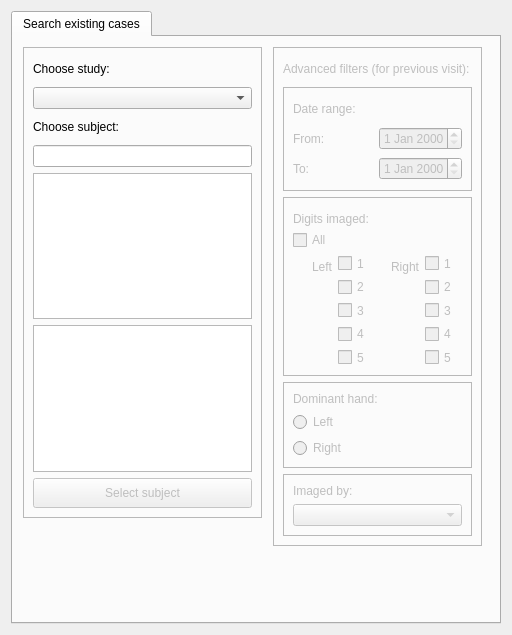
<?xml version="1.0" encoding="UTF-8"?>
<ui version="4.0">
 <class>searchDialog</class>
 <widget class="QDialog" name="searchDialog">
  <property name="geometry">
   <rect>
    <x>0</x>
    <y>0</y>
    <width>512</width>
    <height>635</height>
   </rect>
  </property>
  <property name="windowTitle">
   <string>Choose an action:</string>
  </property>
  <property name="modal">
   <bool>true</bool>
  </property>
  <layout class="QVBoxLayout" name="verticalLayout">
   <item>
    <widget class="QTabWidget" name="tabWidget">
     <property name="currentIndex">
      <number>0</number>
     </property>
     <widget class="QWidget" name="searchPage">
      <attribute name="title">
       <string>Search existing cases</string>
      </attribute>
      <widget class="QFrame" name="searchInputFrame">
       <property name="geometry">
        <rect>
         <x>10</x>
         <y>10</y>
         <width>239</width>
         <height>471</height>
        </rect>
       </property>
       <property name="frameShape">
        <enum>QFrame::StyledPanel</enum>
       </property>
       <property name="frameShadow">
        <enum>QFrame::Raised</enum>
       </property>
       <layout class="QGridLayout" name="gridLayout">
        <item row="0" column="0" colspan="2">
         <widget class="QLabel" name="chooseStudyLabel">
          <property name="minimumSize">
           <size>
            <width>80</width>
            <height>24</height>
           </size>
          </property>
          <property name="text">
           <string>Choose study:</string>
          </property>
         </widget>
        </item>
        <item row="2" column="0" colspan="2">
         <widget class="QLabel" name="chooseSubjectLabel">
          <property name="minimumSize">
           <size>
            <width>80</width>
            <height>24</height>
           </size>
          </property>
          <property name="text">
           <string>Choose subject:</string>
          </property>
         </widget>
        </item>
        <item row="6" column="0">
         <spacer name="verticalSpacer">
          <property name="orientation">
           <enum>Qt::Vertical</enum>
          </property>
          <property name="sizeHint" stdset="0">
           <size>
            <width>20</width>
            <height>40</height>
           </size>
          </property>
         </spacer>
        </item>
        <item row="11" column="0">
         <spacer name="verticalSpacer_2">
          <property name="orientation">
           <enum>Qt::Vertical</enum>
          </property>
          <property name="sizeHint" stdset="0">
           <size>
            <width>20</width>
            <height>40</height>
           </size>
          </property>
         </spacer>
        </item>
        <item row="1" column="0" colspan="3">
         <widget class="QComboBox" name="chooseStudyComboBox"/>
        </item>
        <item row="3" column="0" colspan="3">
         <widget class="QLineEdit" name="chooseSubjectEdit">
          <property name="whatsThis">
           <string>Enter a chosen username here.

By default, this is set to your Windows login username.</string>
          </property>
         </widget>
        </item>
        <item row="4" column="0" colspan="3">
         <widget class="QListView" name="existingSujectsView"/>
        </item>
        <item row="7" column="0" colspan="3">
         <widget class="QPushButton" name="selectSubjectPushButton">
          <property name="enabled">
           <bool>false</bool>
          </property>
          <property name="minimumSize">
           <size>
            <width>0</width>
            <height>30</height>
           </size>
          </property>
          <property name="toolTip">
           <string>Choose selected subject for a new imaging session</string>
          </property>
          <property name="text">
           <string>Select subject</string>
          </property>
         </widget>
        </item>
        <item row="5" column="0" colspan="3">
         <widget class="QTextEdit" name="selectedSubjectDetails"/>
        </item>
       </layout>
      </widget>
      <widget class="QFrame" name="searchOutputFrame">
       <property name="enabled">
        <bool>false</bool>
       </property>
       <property name="geometry">
        <rect>
         <x>260</x>
         <y>10</y>
         <width>209</width>
         <height>499</height>
        </rect>
       </property>
       <property name="frameShape">
        <enum>QFrame::StyledPanel</enum>
       </property>
       <property name="frameShadow">
        <enum>QFrame::Raised</enum>
       </property>
       <layout class="QVBoxLayout" name="verticalLayout_2">
        <item>
         <widget class="QLabel" name="advancedFiltersLabel">
          <property name="minimumSize">
           <size>
            <width>80</width>
            <height>24</height>
           </size>
          </property>
          <property name="text">
           <string>Advanced filters (for previous visit):</string>
          </property>
         </widget>
        </item>
        <item>
         <widget class="QFrame" name="frame">
          <property name="frameShape">
           <enum>QFrame::StyledPanel</enum>
          </property>
          <property name="frameShadow">
           <enum>QFrame::Raised</enum>
          </property>
          <layout class="QGridLayout" name="gridLayout_3">
           <item row="0" column="0" colspan="2">
            <widget class="QLabel" name="dateRangeLabel">
             <property name="minimumSize">
              <size>
               <width>80</width>
               <height>24</height>
              </size>
             </property>
             <property name="text">
              <string>Date range:</string>
             </property>
            </widget>
           </item>
           <item row="1" column="0">
            <widget class="QLabel" name="dateFromLabel">
             <property name="minimumSize">
              <size>
               <width>80</width>
               <height>24</height>
              </size>
             </property>
             <property name="text">
              <string>From:</string>
             </property>
            </widget>
           </item>
           <item row="1" column="1">
            <widget class="QDateEdit" name="caseRangeFromDateEdit"/>
           </item>
           <item row="2" column="0">
            <widget class="QLabel" name="dateToLabel">
             <property name="minimumSize">
              <size>
               <width>80</width>
               <height>24</height>
              </size>
             </property>
             <property name="text">
              <string>To:</string>
             </property>
            </widget>
           </item>
           <item row="2" column="1">
            <widget class="QDateEdit" name="caseRangeToDateEdit"/>
           </item>
          </layout>
         </widget>
        </item>
        <item>
         <widget class="QFrame" name="frame_2">
          <property name="frameShape">
           <enum>QFrame::StyledPanel</enum>
          </property>
          <property name="frameShadow">
           <enum>QFrame::Raised</enum>
          </property>
          <layout class="QGridLayout" name="gridLayout_2">
           <item row="0" column="0" colspan="2">
            <widget class="QLabel" name="findDigitLabel">
             <property name="minimumSize">
              <size>
               <width>0</width>
               <height>24</height>
              </size>
             </property>
             <property name="text">
              <string>Digits imaged:</string>
             </property>
            </widget>
           </item>
           <item row="1" column="0">
            <widget class="QCheckBox" name="findDigitAllcheckBox">
             <property name="text">
              <string>All</string>
             </property>
            </widget>
           </item>
           <item row="2" column="0">
            <widget class="QLabel" name="label_33">
             <property name="minimumSize">
              <size>
               <width>0</width>
               <height>24</height>
              </size>
             </property>
             <property name="text">
              <string>Left</string>
             </property>
             <property name="alignment">
              <set>Qt::AlignRight|Qt::AlignTrailing|Qt::AlignVCenter</set>
             </property>
            </widget>
           </item>
           <item row="2" column="1">
            <widget class="QCheckBox" name="findLD1checkBox">
             <property name="text">
              <string>1</string>
             </property>
            </widget>
           </item>
           <item row="2" column="2">
            <widget class="QLabel" name="label_34">
             <property name="minimumSize">
              <size>
               <width>0</width>
               <height>24</height>
              </size>
             </property>
             <property name="text">
              <string>Right</string>
             </property>
             <property name="alignment">
              <set>Qt::AlignRight|Qt::AlignTrailing|Qt::AlignVCenter</set>
             </property>
            </widget>
           </item>
           <item row="2" column="3">
            <widget class="QCheckBox" name="findRD1checkBox">
             <property name="text">
              <string>1</string>
             </property>
            </widget>
           </item>
           <item row="3" column="1">
            <widget class="QCheckBox" name="findLD2checkBox">
             <property name="text">
              <string>2</string>
             </property>
            </widget>
           </item>
           <item row="3" column="3">
            <widget class="QCheckBox" name="findRD2checkBox">
             <property name="text">
              <string>2</string>
             </property>
            </widget>
           </item>
           <item row="4" column="1">
            <widget class="QCheckBox" name="findLD3checkBox">
             <property name="text">
              <string>3</string>
             </property>
            </widget>
           </item>
           <item row="4" column="3">
            <widget class="QCheckBox" name="findRD3checkBox">
             <property name="text">
              <string>3</string>
             </property>
            </widget>
           </item>
           <item row="5" column="1">
            <widget class="QCheckBox" name="findLD4checkBox">
             <property name="text">
              <string>4</string>
             </property>
            </widget>
           </item>
           <item row="5" column="3">
            <widget class="QCheckBox" name="findRD4checkBox">
             <property name="text">
              <string>4</string>
             </property>
            </widget>
           </item>
           <item row="6" column="1">
            <widget class="QCheckBox" name="findLD5checkBox">
             <property name="text">
              <string>5</string>
             </property>
            </widget>
           </item>
           <item row="6" column="3">
            <widget class="QCheckBox" name="findRD5checkBox">
             <property name="text">
              <string>5</string>
             </property>
            </widget>
           </item>
          </layout>
         </widget>
        </item>
        <item>
         <widget class="QFrame" name="frame_4">
          <property name="frameShape">
           <enum>QFrame::StyledPanel</enum>
          </property>
          <property name="frameShadow">
           <enum>QFrame::Raised</enum>
          </property>
          <layout class="QGridLayout" name="gridLayout_5">
           <item row="0" column="0">
            <widget class="QLabel" name="dominantHandLabel">
             <property name="text">
              <string>Dominant hand:</string>
             </property>
            </widget>
           </item>
           <item row="2" column="0">
            <widget class="QRadioButton" name="rhandRadioButton">
             <property name="layoutDirection">
              <enum>Qt::LeftToRight</enum>
             </property>
             <property name="text">
              <string>Right</string>
             </property>
            </widget>
           </item>
           <item row="1" column="0">
            <widget class="QRadioButton" name="lhandRadioButton">
             <property name="layoutDirection">
              <enum>Qt::LeftToRight</enum>
             </property>
             <property name="text">
              <string>Left</string>
             </property>
            </widget>
           </item>
          </layout>
         </widget>
        </item>
        <item>
         <widget class="QFrame" name="frame_3">
          <property name="frameShape">
           <enum>QFrame::StyledPanel</enum>
          </property>
          <property name="frameShadow">
           <enum>QFrame::Raised</enum>
          </property>
          <layout class="QGridLayout" name="gridLayout_4">
           <item row="0" column="0">
            <widget class="QLabel" name="imagedByLabel">
             <property name="text">
              <string>Imaged by:</string>
             </property>
            </widget>
           </item>
           <item row="1" column="0">
            <widget class="QComboBox" name="imagedByComboBox"/>
           </item>
          </layout>
         </widget>
        </item>
       </layout>
      </widget>
     </widget>
    </widget>
   </item>
  </layout>
 </widget>
 <resources/>
 <connections/>
</ui>
